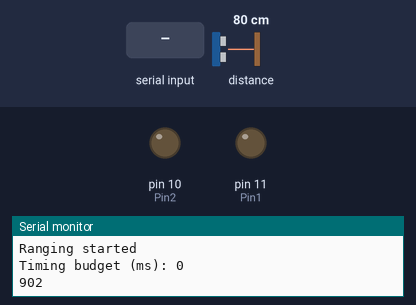
Bench run of a sketch on a simulated Arduino Uno, built for the host (arithmetic inside an expression is 32-bit, double 64-bit). Parts: output pins drawn as LEDs (lit = HIGH), the last lines printed to the serial monitor. The test bench sets the inputs (shaded band); at power-on: distance to the obstacle 80 cm.

Above: at 2.2 s.
2.3 s: "90,45\n" received over Serial
At 4.5 s:
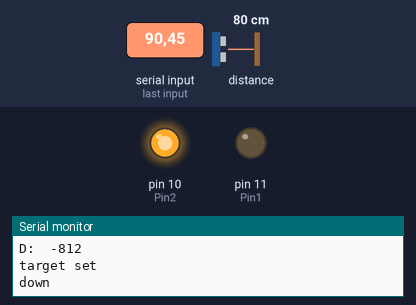
4.8 s: "5\n" received over Serial
Timing chart, 0 to 7.8 s (numbered marks = the images above; inputs shaded):
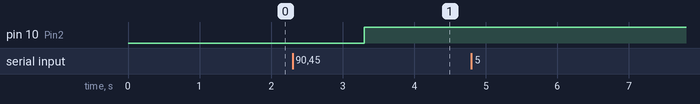

Measured:
- after the input at 2.3 s, pin 10 (Pin2): LOW → HIGH after 1.0 s

The sketch:

RolliDesk_UpDown_Automatic_and_Electric.ino
```cpp
#include "Adafruit_VL53L1X.h"

#define IRQ_PIN 2
#define XSHUT_PIN 3

Adafruit_VL53L1X vl53 = Adafruit_VL53L1X(XSHUT_PIN, IRQ_PIN);

const int Pin1 = 11;
const int Pin2 = 10;

int16_t distance;

int height=0;
int target=0;
int dif;
int more = 102;

void setup() {
  pinMode(Pin1, OUTPUT);
  pinMode(Pin2, OUTPUT);

  Serial.begin(115200);
  while (!Serial) delay(10);

  Serial.println(F("Adafruit VL53L1X sensor demo"));

  Wire.begin();
  if (! vl53.begin(0x29, &Wire)) {
    Serial.print(F("Error on init of VL sensor: "));
    Serial.println(vl53.vl_status);
    while (1)       delay(10);
  }

  Serial.println(F("VL53L1X sensor OK!"));

  Serial.print(F("Sensor ID: 0x"));
  Serial.println(vl53.sensorID(), HEX);

  if (! vl53.startRanging()) {
    Serial.print(F("Couldn't start ranging: "));
    Serial.println(vl53.vl_status);
    while (1)       delay(10);
  }

  Serial.println(F("Ranging started"));

  vl53.setTimingBudget(50);
  Serial.print(F("Timing budget (ms): "));
  Serial.println(vl53.getTimingBudget());
  delay(1000);
   if (vl53.dataReady()) {
    height = vl53.distance()+more;
    if (height == -1) {
      return;
    }
    vl53.clearInterrupt();
  }

  Serial.println(height);
}

const int heightFreqHoming = 100;
const int heightFreq = 1000;
int heightCount = 0;

void loop() {

  if (vl53.dataReady()) {
    height = vl53.distance() + more;
    if (height == -1) {
      return;
    }
    vl53.clearInterrupt();
  }
  heightCount++;
  if (heightCount>heightFreq || (dif!= 0 && heightCount>heightFreqHoming)){
    heightCount = 0;
    Serial.print("H:\t");
    Serial.println(height);
  }

  if (Serial.available() > 0) {
    String input = Serial.readString();
    Serial.print("I:");
    Serial.println(input);
    target = input.toInt();
    dif = target - height;
    Serial.print("T:\t");
    Serial.println(target);
    Serial.print("D:\t");
    Serial.println(dif);
    if(dif!=0){
      Serial.println("target set");
      if(dif>0){
        digitalWrite(Pin1, HIGH);
        digitalWrite(Pin2, LOW);
        Serial.println("up");
      }
      if(dif<0){
        digitalWrite(Pin1, LOW);
        digitalWrite(Pin2, HIGH);
        Serial.println("down");
      }
    }
    Serial.flush();
  }

  if(height>=(target-6) && dif>0){
    digitalWrite(Pin1, LOW);
    dif=0;
    Serial.println("target 1");
    Serial.println(height);
    delay(1000);
  }

  if(height<=(target+12) && dif<0){
    digitalWrite(Pin2, LOW);
    dif=0;
    Serial.println("target 2");
    Serial.println(height);
    delay(1000);
  }

}
```
